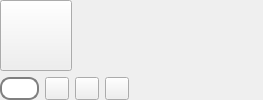
<?xml version="1.0" encoding="UTF-8"?>
<ui version="4.0">
 <class>OSDWidget</class>
 <widget class="QDialog" name="OSDWidget">
  <property name="geometry">
   <rect>
    <x>0</x>
    <y>0</y>
    <width>263</width>
    <height>100</height>
   </rect>
  </property>
  <layout class="QGridLayout" name="gridLayout">
   <property name="margin">
    <number>0</number>
   </property>
   <item row="0" column="0">
    <widget class="QToolButton" name="coverArtButton">
     <property name="icon">
      <iconset resource="../../quarkplayer-app/quarkplayer.qrc">
       <normaloff>:/icons/quarkplayer-64x64.png</normaloff>:/icons/quarkplayer-64x64.png</iconset>
     </property>
     <property name="iconSize">
      <size>
       <width>64</width>
       <height>64</height>
      </size>
     </property>
    </widget>
   </item>
   <item row="0" column="1">
    <layout class="QFormLayout" name="formLayout">
     <property name="fieldGrowthPolicy">
      <enum>QFormLayout::AllNonFixedFieldsGrow</enum>
     </property>
     <property name="labelAlignment">
      <set>Qt::AlignRight|Qt::AlignTrailing|Qt::AlignVCenter</set>
     </property>
     <property name="formAlignment">
      <set>Qt::AlignLeading|Qt::AlignLeft|Qt::AlignVCenter</set>
     </property>
     <property name="verticalSpacing">
      <number>0</number>
     </property>
    </layout>
   </item>
   <item row="1" column="0" colspan="2">
    <layout class="QHBoxLayout" name="horizontalLayout">
     <item>
      <widget class="QToolButton" name="previousTrackButton">
       <property name="styleSheet">
        <string notr="true">QToolButton {
	border: 2px solid gray;
	border-radius: 10px;
	padding: 0 8px;
	background: white;
	selection-background-color: darkgray;
	position: absolute;
	left: 50px;
}</string>
       </property>
      </widget>
     </item>
     <item>
      <widget class="QToolButton" name="playPauseButton"/>
     </item>
     <item>
      <widget class="QToolButton" name="stopButton"/>
     </item>
     <item>
      <widget class="QToolButton" name="nextTrackButton"/>
     </item>
     <item>
      <spacer name="horizontalSpacer">
       <property name="orientation">
        <enum>Qt::Horizontal</enum>
       </property>
       <property name="sizeHint" stdset="0">
        <size>
         <width>40</width>
         <height>20</height>
        </size>
       </property>
      </spacer>
     </item>
    </layout>
   </item>
  </layout>
 </widget>
 <resources>
  <include location="../../quarkplayer-app/quarkplayer.qrc"/>
 </resources>
 <connections/>
</ui>
